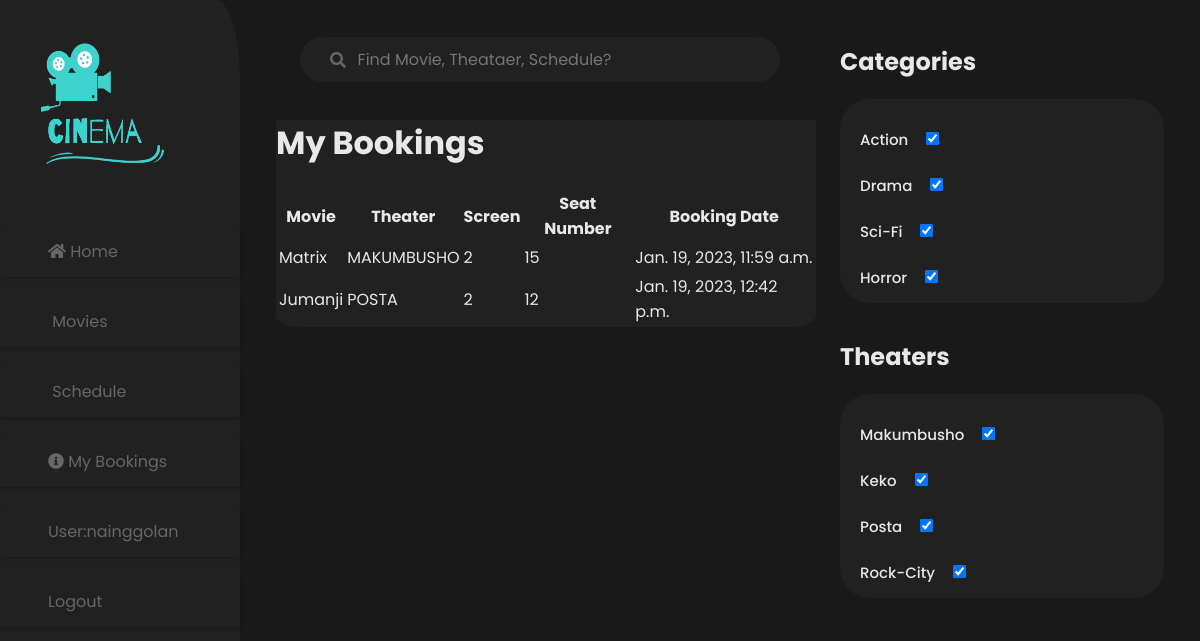
/landofcinema/view_bookings/ (signed in), run on an earlier commit of the app's database.
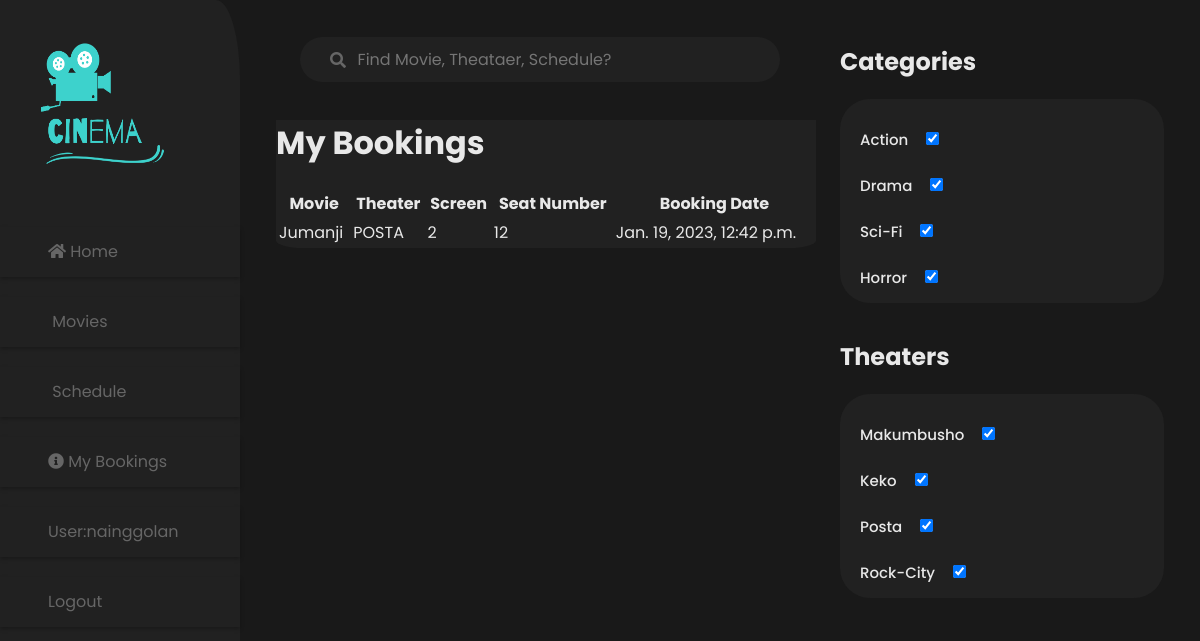
And on a later commit of the database.
### landofcinema/models.py (models this page shows, shortened)
class Booking(models.Model):
    user = models.ForeignKey(User, on_delete=models.CASCADE)
    movie = models.ForeignKey(Movie, on_delete=models.CASCADE)
    theater = models.ForeignKey(Theater, on_delete=models.CASCADE)
    screen = models.ForeignKey(Screen, on_delete=models.CASCADE)
    seat_number = models.CharField(max_length=255)
    booking_date = models.DateTimeField()

class Movie(models.Model):
    title = models.CharField(max_length=255)
    synopsis = models.TextField()
    release_date = models.DateField(null=True, blank=True)
    image_url = models.URLField()
    rating = models.FloatField(default=0.0)

class Theater(models.Model):
    name = models.CharField(max_length=255)
    region = models.CharField(max_length=255)
    address = models.CharField(max_length=255)

class Screen(models.Model):
    theater = models.ForeignKey(Theater, on_delete=models.CASCADE)
    screen_number = models.IntegerField()
    capacity = models.IntegerField()

### landofcinema/views.py (the view)
# urls.py: path('view_bookings/', views.view_bookings, name='view_bookings'),
@login_required
def view_bookings(request):
    if request.user.is_authenticated:
        bookings = Booking.objects.filter(user=request.user)
        return render(request, 'view_bookings.html', {'bookings': bookings})
    else:
        return redirect('login')

### landofcinema/templates/view_bookings.html
{% extends 'base_generic.html' %}
{% block content %}
    <h1>My Bookings</h1>
    <table>
        <tr>
            <th>Movie</th>
            <th>Theater</th>
            <th>Screen</th>
            <th>Seat Number</th>
            <th>Booking Date</th>
        </tr>
        {% for booking in bookings %}
            <tr>
                <td>{{ booking.movie.title }}</td>
                <td>{{ booking.theater.name }}</td>
                <td>{{ booking.screen.screen_number }}</td>
                <td>{{ booking.seat_number }}</td>
                <td>{{ booking.booking_date }}</td>
            </tr>
        {% endfor %}
    </table>
{% endblock %}

What changed in the data, as far as the page shows it:
no longer on this page (row edited): Booking: movie "Matrix", theater.name "MAKUMBUSHO", screen.screen_number "2", seat_number "15", booking_date "Jan. 19, 2023, 11:59 a.m."
